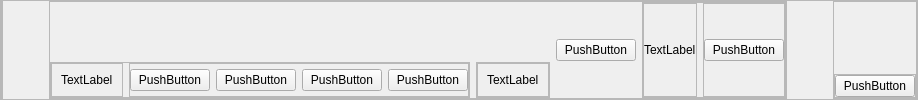
     <widget class="QFrame" name="frame_3">
      <property name="frameShape">
       <enum>QFrame::StyledPanel</enum>
      </property>
      <property name="frameShadow">
       <enum>QFrame::Raised</enum>
      </property>
      <layout class="QHBoxLayout" name="horizontalLayout_2">
       <property name="leftMargin">
        <number>0</number>
       </property>
       <property name="topMargin">
        <number>0</number>
       </property>
       <property name="rightMargin">
        <number>0</number>
       </property>
       <property name="bottomMargin">
        <number>0</number>
       </property>
       <item>
        <widget class="QFrame" name="frame_63">
         <property name="frameShape">
          <enum>QFrame::StyledPanel</enum>
         </property>
         <property name="frameShadow">
          <enum>QFrame::Raised</enum>
         </property>
         <layout class="QHBoxLayout" name="horizontalLayout_51">
          <property name="leftMargin">
           <number>0</number>
          </property>
          <property name="topMargin">
           <number>0</number>
          </property>
          <property name="rightMargin">
           <number>0</number>
          </property>
          <property name="bottomMargin">
           <number>0</number>
          </property>
         </layout>
        </widget>
       </item>
       <item>
        <spacer name="horizontalSpacer_4">
         <property name="orientation">
          <enum>Qt::Horizontal</enum>
         </property>
         <property name="sizeHint" stdset="0">
          <size>
           <width>40</width>
           <height>20</height>
          </size>
         </property>
        </spacer>
       </item>
       <item>
        <widget class="QFrame" name="frame_5">
         <property name="frameShape">
          <enum>QFrame::StyledPanel</enum>
         </property>
         <property name="frameShadow">
          <enum>QFrame::Raised</enum>
         </property>
         <layout class="QHBoxLayout" name="horizontalLayout_7">
          <property name="leftMargin">
           <number>0</number>
          </property>
          <property name="topMargin">
           <number>0</number>
          </property>
          <property name="rightMargin">
           <number>0</number>
          </property>
          <property name="bottomMargin">
           <number>0</number>
          </property>
          <item alignment="Qt::AlignBottom">
           <widget class="QFrame" name="frame_9">
            <property name="frameShape">
             <enum>QFrame::StyledPanel</enum>
            </property>
            <property name="frameShadow">
             <enum>QFrame::Raised</enum>
            </property>
            <layout class="QHBoxLayout" name="horizontalLayout_8">
             <property name="leftMargin">
              <number>0</number>
             </property>
             <property name="topMargin">
              <number>0</number>
             </property>
             <property name="rightMargin">
              <number>0</number>
             </property>
             <property name="bottomMargin">
              <number>0</number>
             </property>
             <item alignment="Qt::AlignBottom">
              <widget class="QFrame" name="frame_14">
               <property name="frameShape">
                <enum>QFrame::StyledPanel</enum>
               </property>
               <property name="frameShadow">
                <enum>QFrame::Raised</enum>
               </property>
               <layout class="QGridLayout" name="gridLayout_5">
                <item row="0" column="0">
                 <widget class="QLabel" name="label_2">
                  <property name="text">
                   <string>TextLabel</string>
                  </property>
                 </widget>
                </item>
               </layout>
              </widget>
             </item>
             <item>
              <widget class="QFrame" name="frame_13">
               <property name="frameShape">
                <enum>QFrame::StyledPanel</enum>
               </property>
               <property name="frameShadow">
                <enum>QFrame::Raised</enum>
               </property>
               <layout class="QHBoxLayout" name="horizontalLayout_10">
                <property name="leftMargin">
                 <number>0</number>
                </property>
                <property name="topMargin">
                 <number>0</number>
                </property>
                <property name="rightMargin">
                 <number>0</number>
                </property>
                <property name="bottomMargin">
                 <number>0</number>
                </property>
                <item>
                 <widget class="QPushButton" name="pushButton_18">
                  <property name="text">
                   <string>PushButton</string>
                  </property>
                 </widget>
                </item>
                <item>
                 <widget class="QPushButton" name="pushButton_19">
                  <property name="text">
                   <string>PushButton</string>
                  </property>
                 </widget>
                </item>
                <item>
                 <widget class="QPushButton" name="pushButton_17">
                  <property name="text">
                   <string>PushButton</string>
                  </property>
                 </widget>
                </item>
                <item>
                 <widget class="QPushButton" name="pushButton_16">
                  <property name="text">
                   <string>PushButton</string>
                  </property>
                 </widget>
                </item>
               </layout>
              </widget>
             </item>
            </layout>
           </widget>
          </item>
          <item alignment="Qt::AlignBottom">
           <widget class="QFrame" name="frame_12">
            <property name="frameShape">
             <enum>QFrame::StyledPanel</enum>
            </property>
            <property name="frameShadow">
             <enum>QFrame::Raised</enum>
            </property>
            <layout class="QHBoxLayout" name="horizontalLayout_11">
             <property name="leftMargin">
              <number>0</number>
             </property>
             <property name="topMargin">
              <number>0</number>
             </property>
             <property name="rightMargin">
              <number>0</number>
             </property>
             <property name="bottomMargin">
              <number>0</number>
             </property>
             <item alignment="Qt::AlignBottom">
              <widget class="QFrame" name="frame_16">
               <property name="frameShape">
                <enum>QFrame::StyledPanel</enum>
               </property>
               <property name="frameShadow">
                <enum>QFrame::Raised</enum>
               </property>
               <layout class="QGridLayout" name="gridLayout_7">
                <item row="0" column="0">
                 <widget class="QLabel" name="label_3">
                  <property name="text">
                   <string>TextLabel</string>
                  </property>
                 </widget>
                </item>
               </layout>
              </widget>
             </item>
            </layout>
           </widget>
          </item>
          <item>
           <widget class="QPushButton" name="pushButton_20">
            <property name="text">
             <string>PushButton</string>
            </property>
           </widget>
          </item>
          <item>
           <widget class="QFrame" name="frame_10">
            <property name="frameShape">
             <enum>QFrame::StyledPanel</enum>
            </property>
            <property name="frameShadow">
             <enum>QFrame::Raised</enum>
            </property>
            <layout class="QHBoxLayout" name="horizontalLayout_14">
             <property name="leftMargin">
              <number>0</number>
             </property>
             <property name="topMargin">
              <number>0</number>
             </property>
             <property name="rightMargin">
              <number>0</number>
             </property>
             <property name="bottomMargin">
              <number>0</number>
             </property>
             <item>
              <widget class="QFrame" name="frame_18">
               <property name="frameShape">
                <enum>QFrame::StyledPanel</enum>
               </property>
               <property name="frameShadow">
                <enum>QFrame::Raised</enum>
               </property>
               <layout class="QGridLayout" name="gridLayout_6">
                <property name="leftMargin">
                 <number>0</number>
                </property>
                <property name="topMargin">
                 <number>0</number>
                </property>
                <property name="rightMargin">
                 <number>0</number>
                </property>
                <property name="bottomMargin">
                 <number>0</number>
                </property>
                <item row="0" column="0">
                 <widget class="QLabel" name="label_4">
                  <property name="text">
                   <string>TextLabel</string>
                  </property>
                 </widget>
                </item>
               </layout>
              </widget>
             </item>
             <item>
              <widget class="QFrame" name="frame_17">
               <property name="frameShape">
                <enum>QFrame::StyledPanel</enum>
               </property>
               <property name="frameShadow">
                <enum>QFrame::Raised</enum>
               </property>
               <layout class="QGridLayout" name="gridLayout_8">
                <property name="leftMargin">
                 <number>0</number>
                </property>
                <property name="topMargin">
                 <number>0</number>
                </property>
                <property name="rightMargin">
                 <number>0</number>
                </property>
                <property name="bottomMargin">
                 <number>0</number>
                </property>
                <item row="0" column="0">
                 <widget class="QPushButton" name="pushButton_21">
                  <property name="text">
                   <string>PushButton</string>
                  </property>
                 </widget>
                </item>
               </layout>
              </widget>
             </item>
            </layout>
           </widget>
          </item>
         </layout>
        </widget>
       </item>
       <item>
        <spacer name="horizontalSpacer_2">
         <property name="orientation">
          <enum>Qt::Horizontal</enum>
         </property>
         <property name="sizeHint" stdset="0">
          <size>
           <width>40</width>
           <height>20</height>
          </size>
         </property>
        </spacer>
       </item>
       <item alignment="Qt::AlignRight">
        <widget class="QFrame" name="frame_8">
         <property name="frameShape">
          <enum>QFrame::StyledPanel</enum>
         </property>
         <property name="frameShadow">
          <enum>QFrame::Raised</enum>
         </property>
         <layout class="QHBoxLayout" name="horizontalLayout_3">
          <property name="leftMargin">
           <number>0</number>
          </property>
          <property name="topMargin">
           <number>0</number>
          </property>
          <property name="rightMargin">
           <number>0</number>
          </property>
          <property name="bottomMargin">
           <number>0</number>
          </property>
          <item alignment="Qt::AlignBottom">
           <widget class="QFrame" name="frame_2">
            <property name="frameShape">
             <enum>QFrame::StyledPanel</enum>
            </property>
            <property name="frameShadow">
             <enum>QFrame::Raised</enum>
            </property>
            <layout class="QHBoxLayout" name="horizontalLayout_4">
             <property name="leftMargin">
              <number>0</number>
             </property>
             <property name="topMargin">
              <number>0</number>
             </property>
             <property name="rightMargin">
              <number>0</number>
             </property>
             <property name="bottomMargin">
              <number>0</number>
             </property>
             <item alignment="Qt::AlignRight">
              <widget class="QPushButton" name="pushButton_15">
               <property name="text">
                <string>PushButton</string>
               </property>
              </widget>
             </item>
            </layout>
           </widget>
          </item>
         </layout>
        </widget>
       </item>
      </layout>
     </widget>
